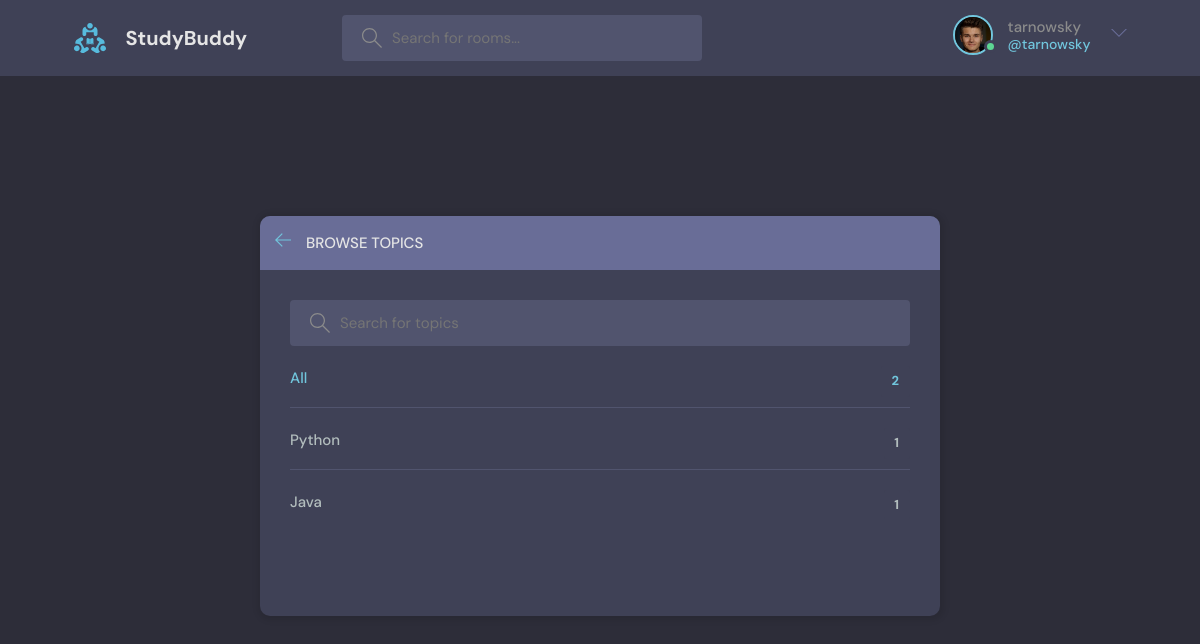
The page /topics/ (signed in) on the database as committed earlier.
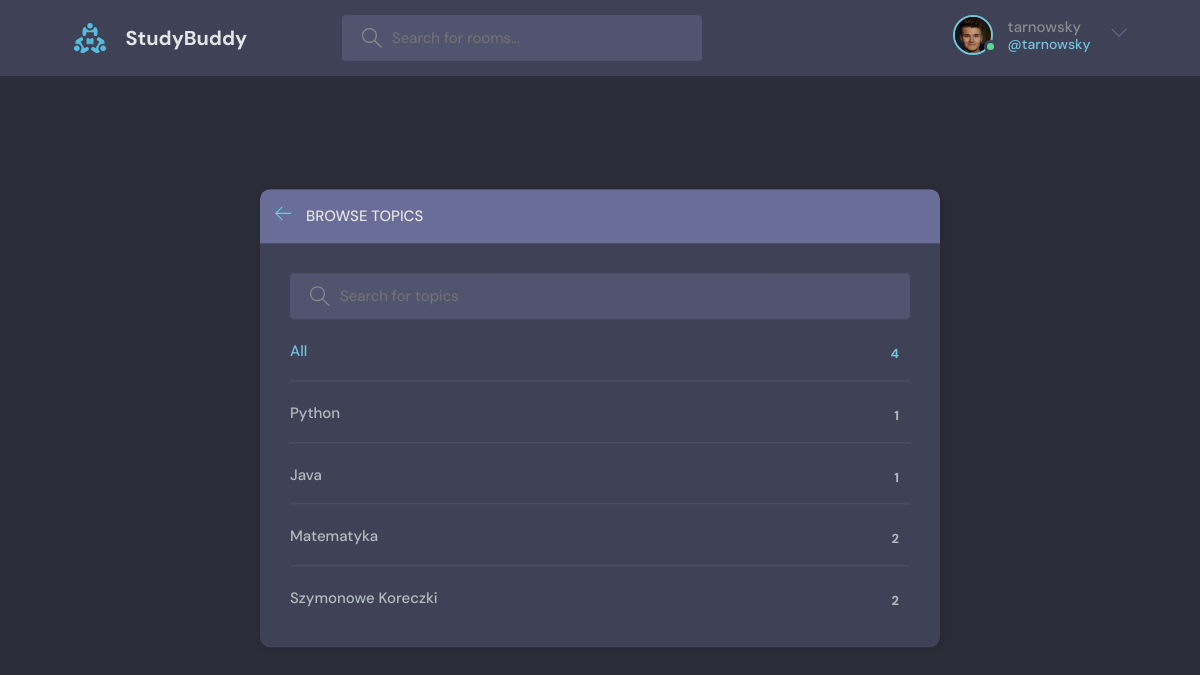
The same page on the database as committed later.
### base/models.py (models this page shows, shortened)
class Topic(models.Model):
    name = models.CharField(max_length=200)

### base/views.py (the view)
# urls.py: path('topics/', views.topicPage, name="topics"),
def topicPage(request):
    q = request.GET.get('q') if request.GET.get('q') != None else ''
    topics = Topic.objects.filter(name__icontains=q)
    context = {'topics': topics}
    return render(request, 'base/topics.html', context)

### base/templates/base/topics.html (shortened to what this page needs)
{% extends 'main.html' %}
{% block content %}
    <main class="create-room layout">
      <div class="container">
        <div class="layout__box">
          <div class="layout__boxHeader">
            <div class="layout__boxTitle">
              <a href="{% url 'home' %}">
                <svg version="1.1" xmlns="http://www.w3.org/2000/svg" width="32" height="32" viewBox="0 0 32 32">
                  <title>arrow-left</title>
                  <path
                    d="M13.723 2.286l-13.723 13.714 13.719 13.714 1.616-1.611-10.96-10.96h27.625v-2.286h-27.625l10.965-10.965-1.616-1.607z"
                  ></path>
                </svg>
              </a>
              <h3>Browse Topics</h3>
            </div>
          </div>
          <div class="topics-page layout__body">
            <form action="" method="GET" class="header__search">
              <label>
                <input name="q" placeholder="Search for topics" />
              </label>
            </form>
            <ul class="topics__list">
              <li>
                <a href="{% url 'topics' %}" class="active">All <span>{{topics.count}}</span></a>
              </li>
              {% for topic in topics %}
              <li>
                <a href="{% url 'home' %}?q={{topic.name}}">{{ topic.name }}<span>{{topic.room_set.all.count}}</span></a>
              </li>
              {% endfor %}
            </ul>
          </div>
        </div>
      </div>
    </main>
{% endblock content %}

Rows that differ between the two databases and show on the page:
added Topic: name "Matematyka", room_set.all.count "2"
added Topic: name "Szymonowe Koreczki", room_set.all.count "2"
Other text that changed with them:
{{ topics.count }}: "2" → "4"
